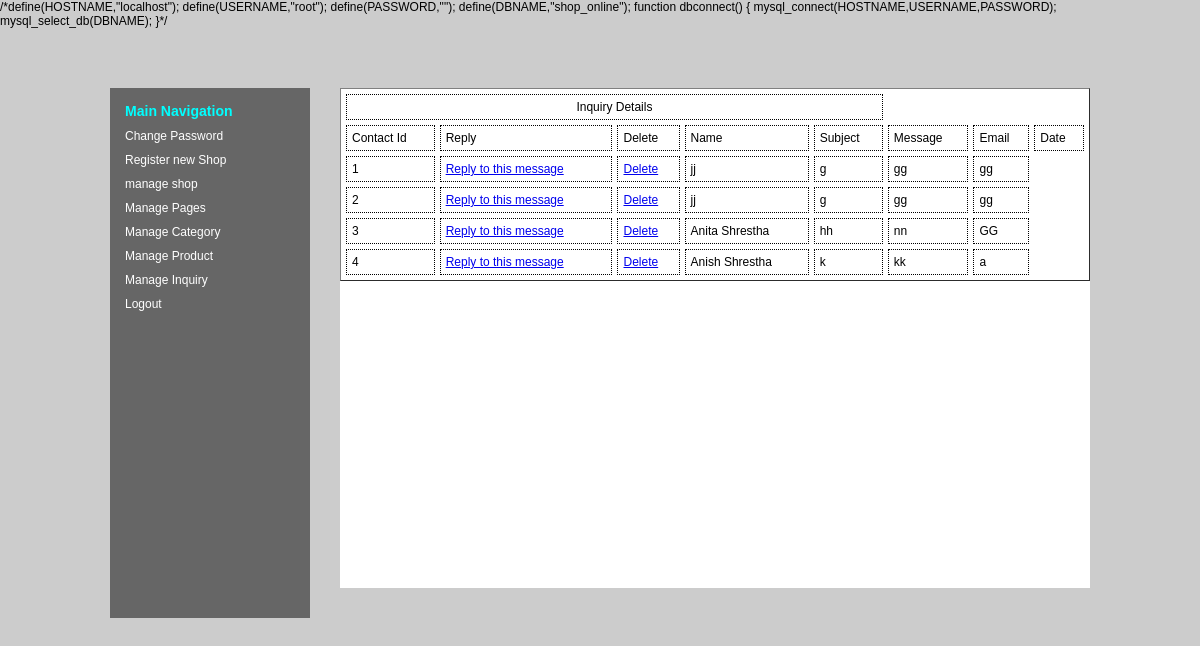
Page /admin/manageinquiry.php on the committed database.
### tables this page shows
CREATE TABLE `contact` (
  `contact_id` int(11) NOT NULL,
  `fname` varchar(255) NOT NULL,
  `lname` varchar(255) NOT NULL,
  `email` varchar(255) NOT NULL,
  `msg` varchar(255) NOT NULL,
  `created_at` timestamp NOT NULL DEFAULT CURRENT_TIMESTAMP
);

### admin/manageinquiry.php (the view, shortened to what this page needs)
<!DOCTYPE html PUBLIC "-//W3C//DTD XHTML 1.0 Transitional//EN" "http://www.w3.org/TR/xhtml1/DTD/xhtml1-transitional.dtd">
<html xmlns="http://www.w3.org/1999/xhtml">
<head>
<link rel="stylesheet" type="text/css" href="style.css" />
</head>
<body>
<?php
include("dbconnect.php");
?>
<div class="wrapper">
<?php include("sidebar.php");?>
<div class="content1">
<table border="1" cellspacing="5" cellpadding="5" width="100%">
<tr><td colspan="5" align="center" >Inquiry Details</td></tr>
<tr>
	<td>Contact Id</td>
  <td>Reply</td>
  <td> Delete</td>
    <td>Name</td>
    <td>Subject</td>
    <td>Message</td>
        <td>Email</td>
   <td>Date</td>
 </tr>
 <?php
 $sql="select * from contact";
 $res=executequery($sql);
    while($data=mysql_fetch_assoc($res)){
  ?>
  <tr>
  <td><?php echo $data['contact_id'];?></td>
  <td><a href="reply.php?cid=<?php echo $data['contact_id'];?>&email=<?php echo $data['email'];?>&sub=<?php echo $data['lname'];?>">Reply to this message</a>
    <td><a href="delete.php?cid=<?php echo $data['contact_id'];?>">Delete</a>
  <td><?php echo $data['fname'];?></td>
    <td><?php echo $data['lname'];?></td>
        <td><?php echo $data['msg'];?></td>
                <td><?php echo $data['email'];?></td>
                </tr><?php }?>
</table>
</div>
</div>
</body>
</html>

### admin/dbconnect.php (shortened to what this page needs)
/*define(HOSTNAME,"localhost");
define(USERNAME,"root");
define(PASSWORD,"");
define(DBNAME,"shop_online");
function dbconnect() {
	mysql_connect(HOSTNAME,USERNAME,PASSWORD);
	mysql_select_db(DBNAME);
}*/
<?php
function executequery($sql) {
	$res = mysql_query($sql);
	return $res;
}
?>

### admin/sidebar.php
<div class="sidebar">
<h3><a href="index.php">Main Navigation</a></h3>
<ul>
	<li><a href="managepassword.php">Change Password</a></li>
    	<li><a href="../shopuser/signupuser.php">Register new Shop</a></li>
    	<li><a href="manageshop.php">manage shop</a></li>
	<li><a href="managepages.php">Manage Pages</a></li>
	<li><a href="managecategory.php">Manage Category</a></li>
	<li><a href="manageproduct.php?id=0">Manage Product</a></li>
	<li><a href="manageinquiry.php">Manage Inquiry</a></li>
	<li><a href="logout.php">Logout</a></li>
</ul>
</div>

### admin/style.css (style rules this page uses)
body,div,p,ul,li,h1,h2,h3 { margin:0px; padding:0 }
body { font-family:Verdana, Geneva, sans-serif; font-size:12px; color:#000; background-color:#ccc; }
.wrapper { width:980px; margin:0 auto; margin-top:60px; background-color:#0000FF; }
.sidebar { float:left; width:170px; background-color:#666; color:#fff; padding-top:20px; height:500px; border:#000; border:thick; }
.sidebar ul { list-style:none; }
.sidebar li { padding:10px 0 0; }
.sidebar h3 a { color:#00FFFF; }
.sidebar a { color:#fff; text-decoration:none; }
.sidebar,.content { padding:15px; }
.content1 { width:750px; float:right; height:500px; background-color:#FFF; }
.content1 td { border:1px dotted #000; }

### rows in the picture
contact: contact_id "1", fname "jj", lname "g", msg "gg", email "gg"
contact: contact_id "2", fname "jj", lname "g", msg "gg", email "gg"
contact: contact_id "3", fname "Anita Shrestha", lname "hh", msg "nn", email "GG"
contact: contact_id "4", fname "Anish Shrestha", lname "k", msg "kk", email "a"
